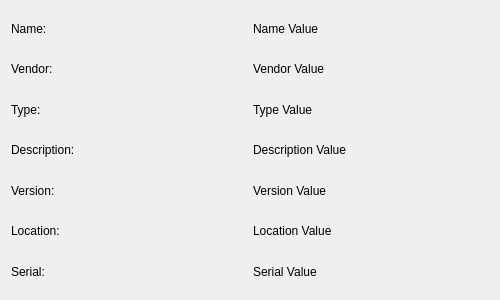
<?xml version="1.0" encoding="UTF-8"?>
<ui version="4.0">
 <class>DeviceInfoPage</class>
 <widget class="QWidget" name="DeviceInfoPage">
  <property name="geometry">
   <rect>
    <x>0</x>
    <y>0</y>
    <width>500</width>
    <height>300</height>
   </rect>
  </property>
  <property name="windowTitle">
   <string>Form</string>
  </property>
  <layout class="QGridLayout" name="gridLayout">
   <item row="0" column="0">
    <widget class="QLabel" name="NameLabel">
     <property name="text">
      <string>Name:</string>
     </property>
    </widget>
   </item>
   <item row="0" column="1">
    <widget class="QLabel" name="NameValue">
     <property name="text">
      <string>Name Value</string>
     </property>
     <property name="wordWrap">
      <bool>true</bool>
     </property>
    </widget>
   </item>
   <item row="1" column="0">
    <widget class="QLabel" name="VendorLabel">
     <property name="text">
      <string>Vendor:</string>
     </property>
    </widget>
   </item>
   <item row="1" column="1">
    <widget class="QLabel" name="VendorValue">
     <property name="text">
      <string>Vendor Value</string>
     </property>
     <property name="wordWrap">
      <bool>true</bool>
     </property>
    </widget>
   </item>
   <item row="2" column="0">
    <widget class="QLabel" name="TypeLabel">
     <property name="text">
      <string>Type:</string>
     </property>
    </widget>
   </item>
   <item row="2" column="1">
    <widget class="QLabel" name="TypeValue">
     <property name="text">
      <string>Type Value</string>
     </property>
     <property name="wordWrap">
      <bool>true</bool>
     </property>
    </widget>
   </item>
   <item row="3" column="0">
    <widget class="QLabel" name="DescriptionLabel">
     <property name="text">
      <string>Description:</string>
     </property>
    </widget>
   </item>
   <item row="3" column="1">
    <widget class="QLabel" name="DescriptionValue">
     <property name="text">
      <string>Description Value</string>
     </property>
     <property name="wordWrap">
      <bool>true</bool>
     </property>
    </widget>
   </item>
   <item row="4" column="0">
    <widget class="QLabel" name="VersionLabel">
     <property name="text">
      <string>Version:</string>
     </property>
    </widget>
   </item>
   <item row="4" column="1">
    <widget class="QLabel" name="VersionValue">
     <property name="text">
      <string>Version Value</string>
     </property>
     <property name="wordWrap">
      <bool>true</bool>
     </property>
    </widget>
   </item>
   <item row="5" column="0">
    <widget class="QLabel" name="LocationLabel">
     <property name="text">
      <string>Location:</string>
     </property>
    </widget>
   </item>
   <item row="5" column="1">
    <widget class="QLabel" name="LocationValue">
     <property name="text">
      <string>Location Value</string>
     </property>
     <property name="wordWrap">
      <bool>true</bool>
     </property>
    </widget>
   </item>
   <item row="6" column="0">
    <widget class="QLabel" name="SerialLabel">
     <property name="text">
      <string>Serial:</string>
     </property>
    </widget>
   </item>
   <item row="6" column="1">
    <widget class="QLabel" name="SerialValue">
     <property name="text">
      <string>Serial Value</string>
     </property>
     <property name="wordWrap">
      <bool>true</bool>
     </property>
    </widget>
   </item>
  </layout>
 </widget>
 <resources/>
 <connections/>
</ui>
